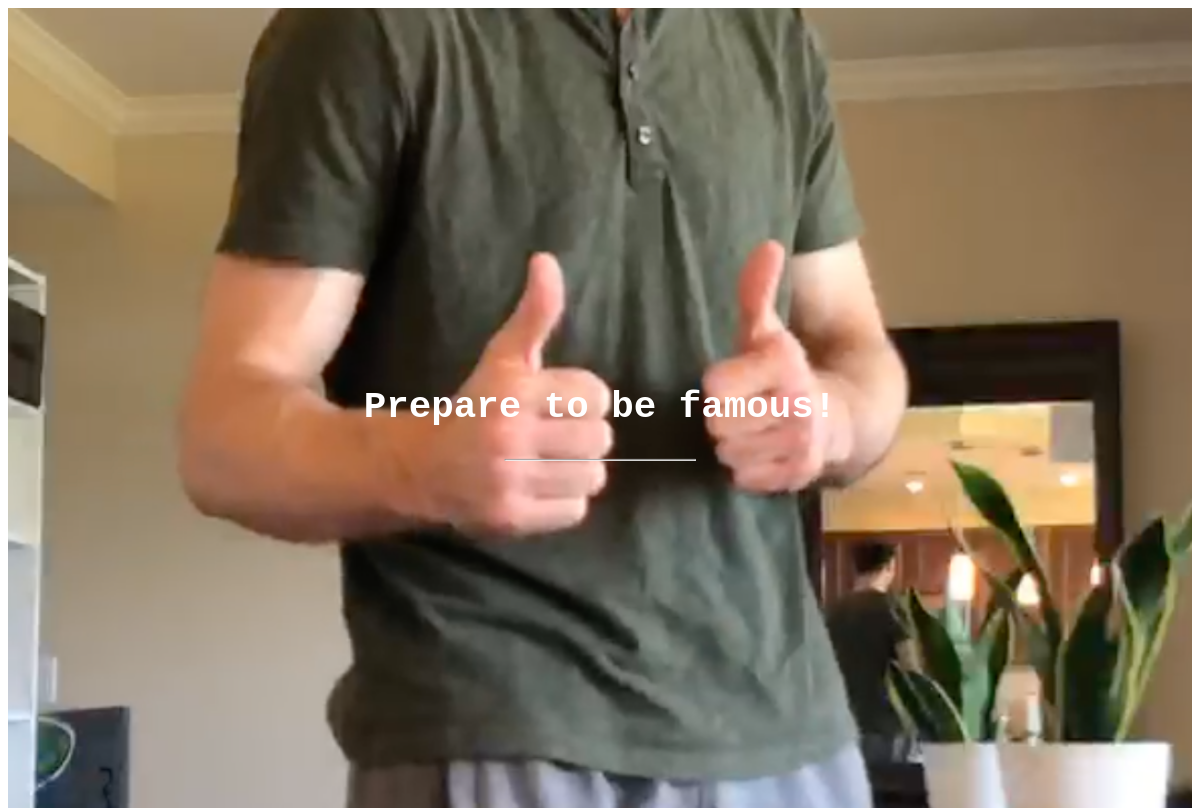
The app's page /hello_pallet, older data.
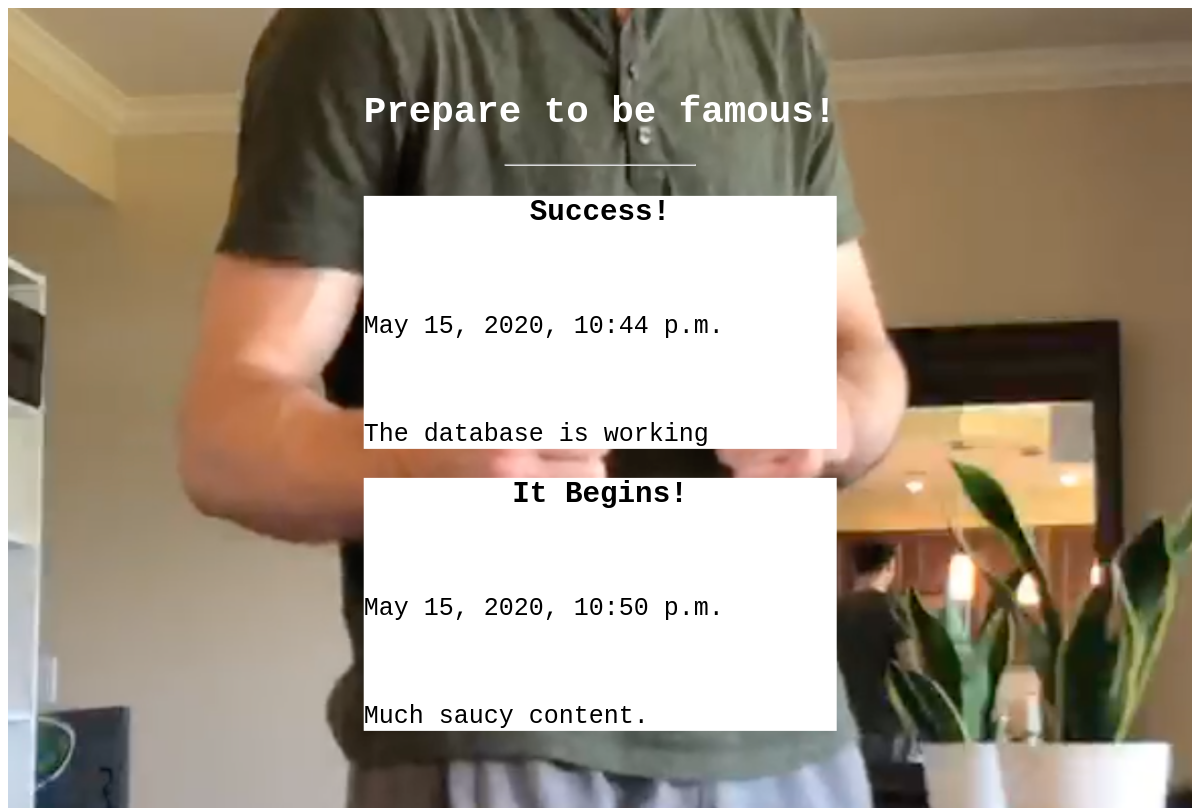
The same page, newer data.
### portfolio/models.py (models this page shows, shortened)
class Post(models.Model):
    author = models.ForeignKey(settings.AUTH_USER_MODEL, on_delete=models.CASCADE)
    title = models.CharField(max_length=200)
    text = models.TextField()
    created_date = models.DateTimeField(default=timezone.now)
    published_date = models.DateTimeField(blank=True, null=True)

### portfolio/views.py (the view)
# urls.py: path('hello_pallet', views.hello_pallet, name='hello_pallet'),
def hello_pallet(request):
    posts = Post.objects.order_by('published_date')
    return render(request, 'hello_pallet.html', {'posts': posts})

### portfolio/templates/hello_pallet.html (shortened to what this page needs)
{% load static %}
<!doctype html>
<html lang="en">
<head>
</head>
<body>
    <div class="bgimg">
      <div class="middle">
        <h2>Prepare to be famous!</h2>
        <hr />
        {% for post in posts %}
          <div style="background-color: white;">
            <h3>{{ post.title }}</h3>
            <br />
            <p style="text-align: left;">{{ post.created_date }}</p>
            <br />
            <p style="text-align: left;">{{ post.text }}</p>
          </div>
        {% endfor %}
        </div>
      </div>
</body>
</html>

Row changes from the older to the newer data that the page shows:
added Post: title "Success!", created_date "May 15, 2020, 10:44 p.m.", text "The database is working"
added Post: title "It Begins!", created_date "May 15, 2020, 10:50 p.m.", text "Much saucy content."
